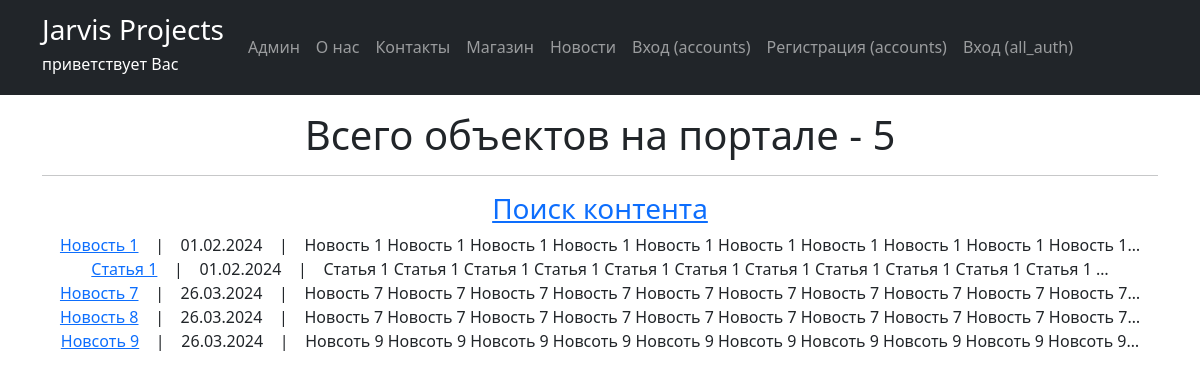
/newsportal/posts/, run on the app's committed database.
### newsportal/models.py (models this page shows, shortened)
class Post(models.Model):
    author = models.ForeignKey(Author, on_delete=models.CASCADE)
    postCategory = models.ManyToManyField(Category, through='PostCategory', verbose_name='Категория')
    CATEGORY_CHOICES = (
        ('NW', 'Новость'),
        ('AR', 'Статья'),
    )
    categoryType = models.CharField(max_length=2, choices=CATEGORY_CHOICES)
    dateCreation = models.DateTimeField(auto_now_add=True)
    title = models.CharField(max_length=128, verbose_name='Заголовок')
    text = models.TextField(verbose_name='Содержание')
    rating = models.IntegerField(default=0)
    class Meta:
        verbose_name = 'Контент'
        verbose_name_plural = 'Контент'

### newsportal/views.py (the view)
# urls.py: path('posts/', cache_page(20)(PostList.as_view(template_name = 'newsportal/posts.html')), name='posts'),
class PostList(ListView):
    model = Post
    ordering = 'dateCreation'
    context_object_name = 'posts'
    paginate_by = 10
    def get_queryset(self):
        queryset = super().get_queryset()
        self.filterset = PostFilter(self.request.GET, queryset)
        return self.filterset.qs
    def get_context_data(self, **kwargs):
        context = super().get_context_data(**kwargs)
        context['total_posts_count'] = self.filterset.qs.count()
        context['filterset'] = self.filterset
        context['user_is_author'] = self.request.user.groups.filter(name='authors').exists()
        context['user_is_not_author'] = not self.request.user.groups.filter(name='authors').exists()
        return context

### newsportal/templatetags/custom_filters_newsportal.py (called while the page is built)
@register.filter()
def censor(value):
    stop_list = STOP_LIST_WORDS
    for word in value.split():
        if word.lower() in stop_list:
            value = value.replace(word, f'{word[0]}{"*" * (len(word)-1)}')
    return value

### newsportal/templates/newsportal/posts.html (shortened to what this page needs)
{% extends 'flatpages/default.html' %}
{% load custom_filters_newsportal %}
{% load custom_tags_newsportal %}
{% block content %}
    <p>
        <h1>Всего объектов на портале - {{ total_posts_count }}</h1>
    </p>
    <hr>
    <h3><a href="{% url 'post_search' %}">Поиск контента</a></h3>
    {% if posts %}
           {% for post in posts %}
           <tr>
                <a href="{% url 'post' post.id %}">{{ post.title|censor }}</a> &nbsp&nbsp | &nbsp&nbsp
                {{ post.dateCreation|date:'d.m.Y'}} &nbsp&nbsp | &nbsp&nbsp
                {{ post.text|truncatechars:100|censor}}
                <br>
           {% endfor %}
   {% else %}
        <h2>Новостей нет</h2>
    {% endif %}
{% endblock content %}

### data on the page
Post: title|censor "Новость 1", dateCreation "01.02.2024", text|censor "Новость 1 Новость 1 Новость 1 Новость 1 Новость 1 Новость 1 Новость 1 Новость 1 Новость 1 Новость 1…"
Post: title|censor "Статья 1", dateCreation "01.02.2024", text|censor "Статья 1 Статья 1 Статья 1 Статья 1 Статья 1 Статья 1 Статья 1 Статья 1 Статья 1 Статья 1 Статья 1 …"
Post: title|censor "Новость 7", dateCreation "26.03.2024", text|censor "Новость 7 Новость 7 Новость 7 Новость 7 Новость 7 Новость 7 Новость 7 Новость 7 Новость 7 Новость 7…"
Post: title|censor "Новость 8", dateCreation "26.03.2024", text|censor "Новость 7 Новость 7 Новость 7 Новость 7 Новость 7 Новость 7 Новость 7 Новость 7 Новость 7 Новость 7…"
Post: title|censor "Новсоть 9", dateCreation "26.03.2024", text|censor "Новсоть 9 Новсоть 9 Новсоть 9 Новсоть 9 Новсоть 9 Новсоть 9 Новсоть 9 Новсоть 9 Новсоть 9 Новсоть 9…"

### other printed values
{{ total_posts_count }} "5"
